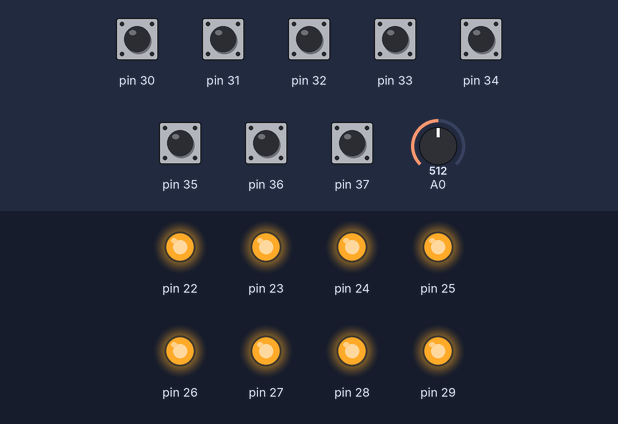
Bench run of a sketch on a simulated Arduino Mega 2560, built with avr-gcc and run on an emulated ATmega2560. On the bench: output pins drawn as LEDs (lit = HIGH). The inputs (shaded band) are chosen by the test bench; at power-on: pin 30–37 HIGH, A0 = 512.

Above: at 1.2 s.
1.3 s: pin 30 pulled LOW for 0.15 s
At 1.42 s:
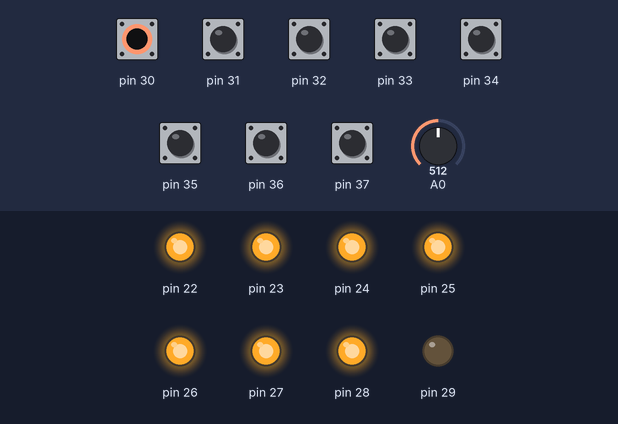
2.9 s: pin 31 pulled LOW for 0.15 s
At 3.02 s:
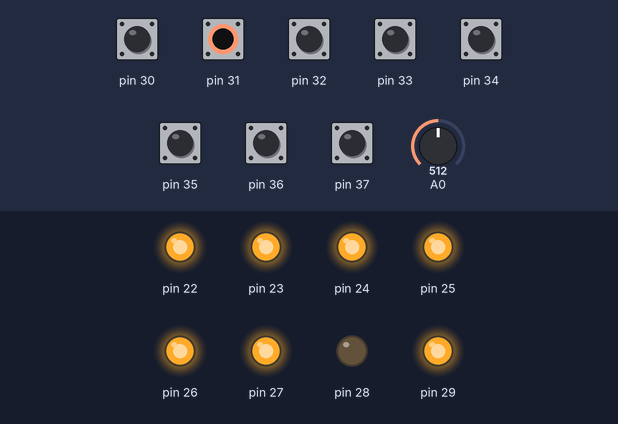
4.6 s: pin 32 pulled LOW for 0.15 s
At 4.72 s:
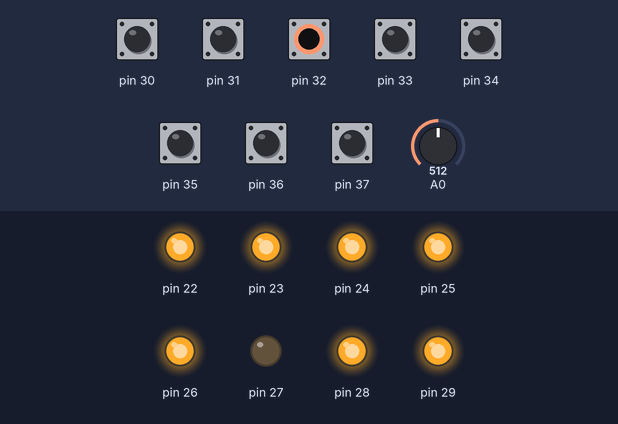
6.3 s: pin 33 pulled LOW for 0.15 s
At 6.42 s:
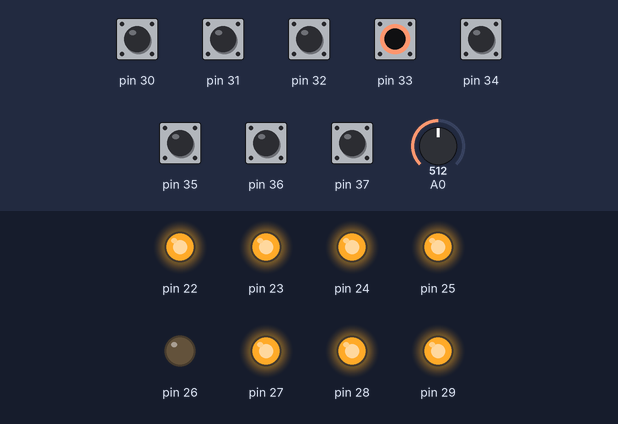
8.0 s: pin 34 pulled LOW for 0.15 s
At 8.12 s:
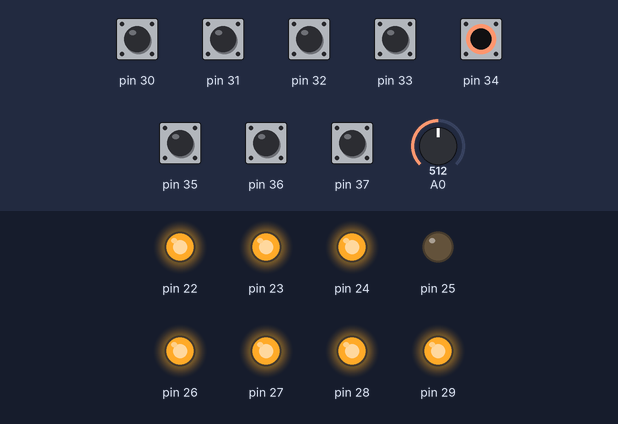
9.6 s: pin 35 pulled LOW for 0.15 s
At 9.72 s:
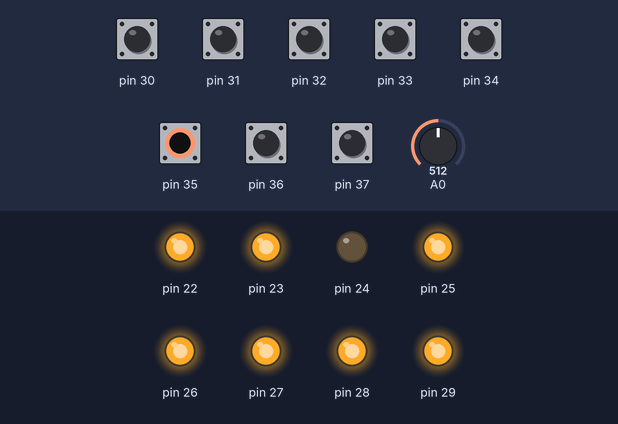
Timing chart, 0 to 12.3 s (numbered marks = the images above; inputs shaded):
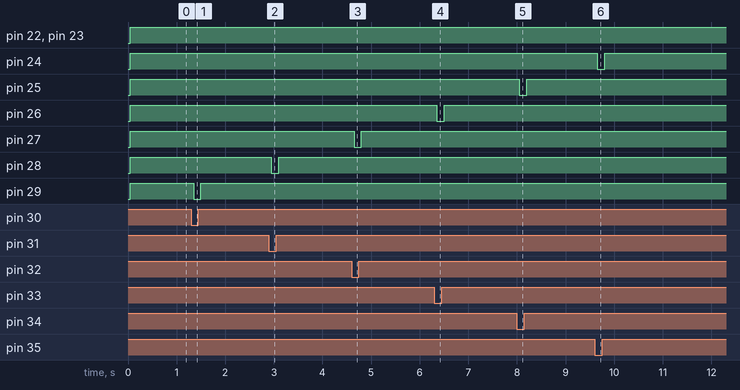

Measured:
- after the input at 1.3 s, pin 29: HIGH → LOW after 0.05 s, → HIGH 0.15 s later
- after the input at 2.9 s, pin 28: HIGH → LOW after 0.05 s, → HIGH 0.15 s later
- after the input at 4.6 s, pin 27: HIGH → LOW after 0.05 s, → HIGH 0.15 s later
- after the input at 6.3 s, pin 26: HIGH → LOW after 0.05 s, → HIGH 0.15 s later
- after the input at 8.0 s, pin 25: HIGH → LOW after 0.05 s, → HIGH 0.15 s later
- after the input at 9.6 s, pin 24: HIGH → LOW after 0.05 s, → HIGH 0.15 s later

The sketch:

in_out_mega.ino
```cpp
//#include "indruino_data.h"
#include "SimpleModbusSlave_DUE.h"
#include "config_addr.h"
#define ID 1

typedef union convert
{
  byte *byte_arr;
  unsigned int *uint_arr;
} CONVERT;

CONVERT cv_data;


typedef union cva
{
  byte temp[2];
  uint16_t data = 0;
} CVA;
CVA data_analog;

unsigned int au16data[50] = {0};

byte buttonState;           // the current reading from the input pin
byte lastButtonState = LOW; // the previous reading from the input pin

unsigned long lastDebounceTime = 0; // the last time the output pin was toggled
unsigned long debounceDelay = 50;

void setup()
{

  DDRC = 0x00;
  PORTC = 0xFF;
  DDRA = 0xFF;
  PORTA = 0x00;

  pinMode(A0, INPUT);

  modbus_configure(&Serial, 9600, 1, 255, 50, au16data);

  cv_data.uint_arr = au16data;

  // put your setup code here, to run once:
  //Serial.begin(9600);
}

byte last_value_out = 0x00;
byte last_value_in = 0x00;
byte value_out = 0x00;
byte i = 0;
unsigned long last_value = 0;


void loop()
{

  modbus_update();
  data_analog.data = analogRead(A0);
  //Serial.println(analogRead(A0));

  cv_data.byte_arr[Ram_ADC0] = data_analog.temp[0];
  cv_data.byte_arr[Ram_ADC0 + 1] = data_analog.temp[1];
  //analog read


  //debounce
  if (PINC != last_value_in)
  {
    last_value = millis();
  }

  if (millis() - last_value > 50)
  {
    last_value_in = PINC;
    if (PINC != 0x00)
    {
      PORTA = (cv_data.byte_arr[Ram_OUT_P] | PINC);
    }
    else
    {
      PORTA = cv_data.byte_arr[Ram_OUT_P];
    }
  }

  //out put
  if(PINC == 0x00)
  {
    PORTA = cv_data.byte_arr[Ram_OUT_P];
  }
  last_value_in = PINC;
  cv_data.byte_arr[Ram_IN_P] = PORTA;


  // last_value = millis();
  //}

  // last_value_in = PINC;
  // }
  // put your main code here, to run repeatedly:
}
```
